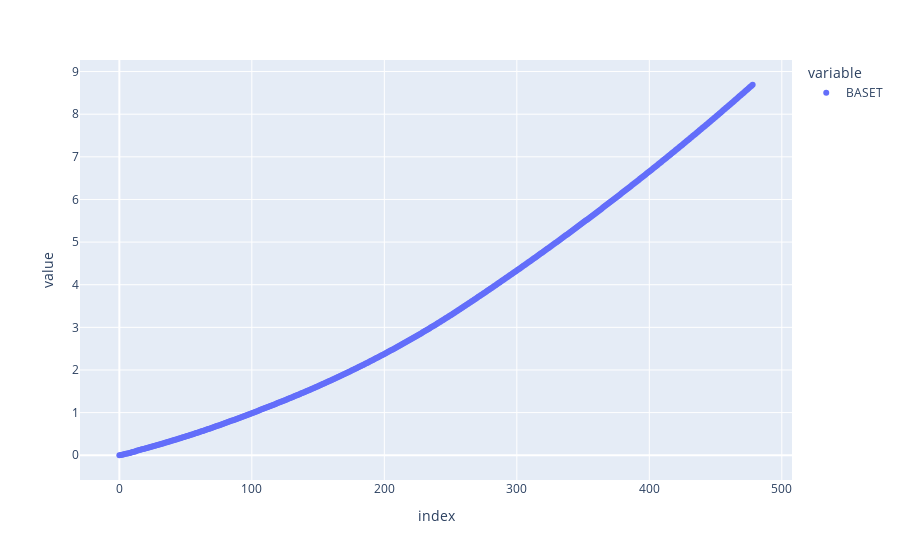

Write notebook code for a chart like this one.
### Code cell
px.scatter(df["BASET"])

### Figure 1 — Plotly figure (JSON) as saved in the notebook; plotly's stock layout.template omitted (floating-point values rounded to 4 significant figures; data arrays with more than 128 entries replaced by an {"elided": "..."} marker saying what was removed)
{"data": [{"hovertemplate": "variable=BASET<br>index=%{x}<br>value=%{y}<extra></extra>", "legendgroup": "BASET", "marker": {"color": "#636efa", "symbol": "circle"}, "mode": "markers", "name": "BASET", "orientation": "v", "showlegend": true, "type": "scatter", "x": {"elided": "479 int values"}, "xaxis": "x", "y": {"elided": "479 float values"}, "yaxis": "y"}], "layout": {"legend": {"title": {"text": "variable"}, "tracegroupgap": 0}, "margin": {"t": 60}, "xaxis": {"anchor": "y", "domain": [0, 1], "title": {"text": "index"}}, "yaxis": {"anchor": "x", "domain": [0, 1], "title": {"text": "value"}}}}
